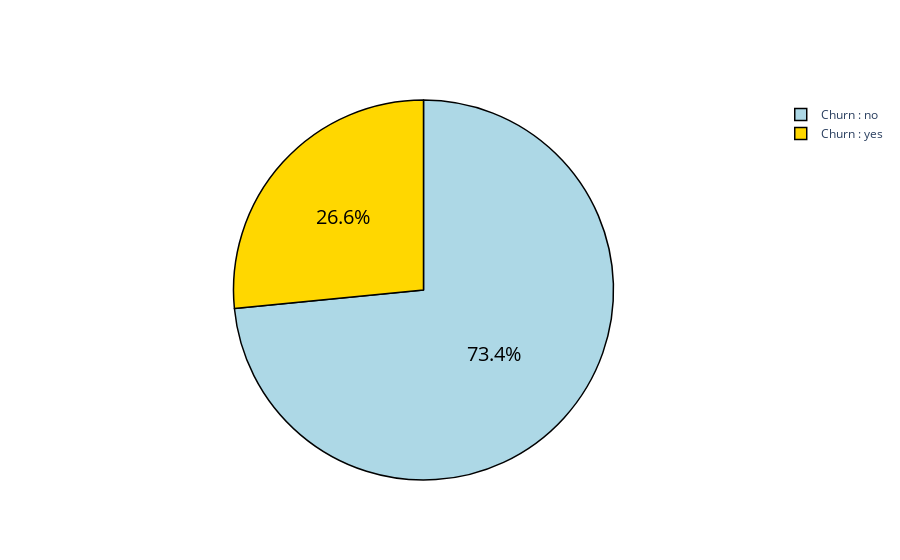

Here is the notebook cell this chart was saved with:
### Code cell
trace = go.Pie(labels =  ['Churn : no', 'Churn : yes'], values = train['Churn'].value_counts(),
              textfont = dict(size = 20,color = '#000000'),
              marker = dict(colors=['lightblue','gold'],
                          line = dict(color = '#000000', width = 1.5)))
fig = go.Figure(trace)
fig.show()

### Figure 1 — Plotly figure (JSON) as saved in the notebook; plotly's stock layout.template omitted (floating-point values rounded to 4 significant figures)
{"data": [{"labels": ["Churn : no", "Churn : yes"], "marker": {"colors": ["lightblue", "gold"], "line": {"color": "#000000", "width": 1.5}}, "textfont": {"color": "#000000", "size": 20}, "type": "pie", "values": [4138, 1496]}], "layout": {}}
